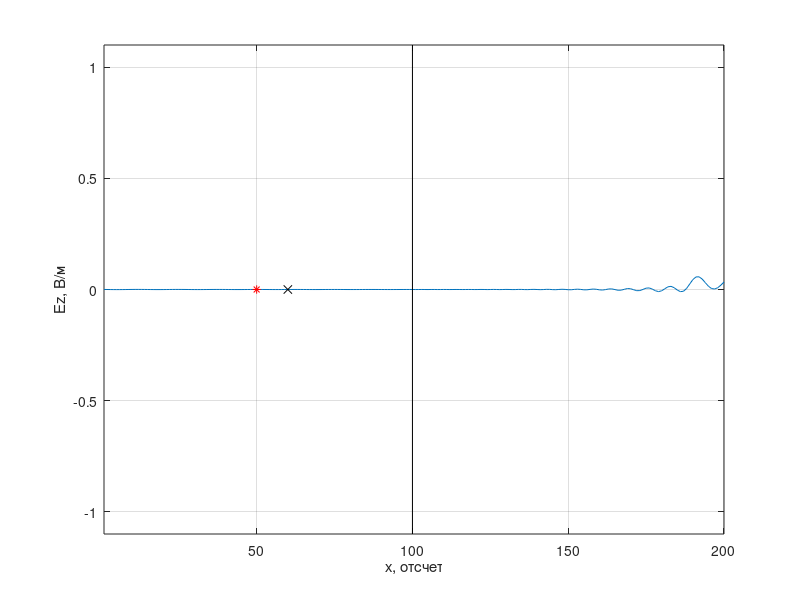
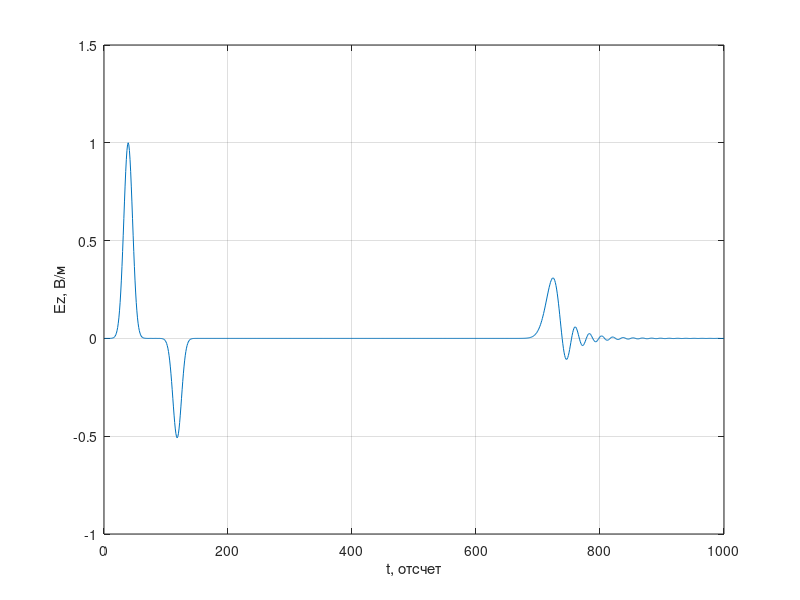

Recreate these plots in MATLAB, in order.
%% Одномерный FDTD. Версия 1.4.1
% Граница раздела. Hy имеет на одну ячейку меньше.
clear

% Волновое сопротивление свободного пространства
W0 = 120 * pi;

% Время расчета в отсчетах
maxTime = 1000;

% Размер области моделирования в отсчетах
maxSize = 200;

% Положение датчика, регистрирующего поля
probePos = 60;

% Положение источника возбуждения
sourcePos = 50;

% Положение начала диэлектрика
layer_x = 100;

Ez = zeros (1, maxSize);
Hy = zeros (1, maxSize - 1);

eps = ones (size (Ez));
eps(layer_x: end) = 9.0;

mu = ones (size (Hy));

% Поле, зарегистрированное в датчике в зависимости от времени
probeTimeEz = zeros (1, maxTime);

figure

for t = 1: maxTime
    % Расчет компоненты поля H
    for m = 1: maxSize - 1
        % До этой строки Hy(m) хранит значение компоненты Hy
        % за предыдущий момент времени
        Hy(m) = Hy(m) + (Ez(m + 1) - Ez(m)) / W0 / mu(m);
    end
    
    Hy(sourcePos - 1) = Hy(sourcePos - 1) - exp (-(t - 30.0) ^ 2 / 100.0) / W0;
    
    % Расчет компоненты поля E
    Ez(1) = Ez(2);
    Ez(maxSize) = Ez(maxSize - 1);
    
    for m = 2: maxSize - 1
        % До этой строки Ez(m) хранит значение компоненты Ez
        % за предыдущий момент времени
        Ez(m) = Ez(m) + (Hy(m) - Hy(m - 1)) * W0 / eps (m);
    end

    % Источник возбуждения
    Ez(sourcePos) = Ez(sourcePos) + exp (-(t + 0.5 - (-0.5) - 30.0) ^ 2 / 100.0);
    
    % Регистрация поля в точке
    probeTimeEz(t) = Ez(probePos);
    
    plot (Ez);
    xlim ([1, maxSize]);
    ylim ([-1.1, 1.1]);
    xlabel ('x, отсчет')
    ylabel ('Ez, В/м')
    line ([layer_x, layer_x], [-1.1, 1.1], ...
        'Color',[0.0, 0.0, 0.0]);
    grid on
    hold on
    plot ([probePos], [0], 'xk');
    plot ([sourcePos], [0], '*r');
    hold off
    pause (0.01)
end

figure
plot (probeTimeEz)
xlabel ('t, отсчет')
ylabel ('Ez, В/м')
grid on